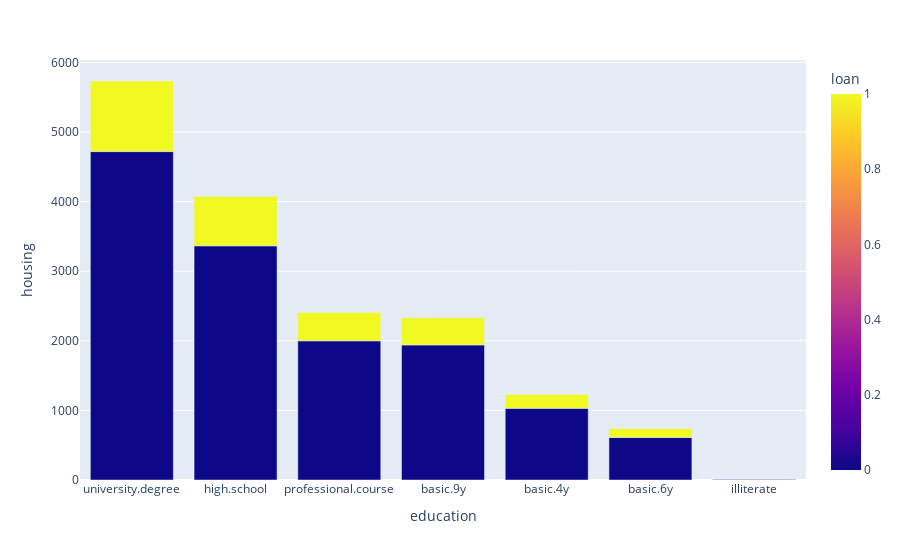

The notebook cell this image was saved under:
### Code cell
df_education.sort_values(by=['housing'],ascending=False, inplace=True)
fig = px.bar(df_education, x='education', y='housing', color='loan')
fig.show()

### Figure 1 — Plotly figure (JSON) as saved in the notebook; plotly's stock layout.template omitted (floating-point values rounded to 4 significant figures)
{"data": [{"alignmentgroup": "True", "hovertemplate": "education=%{x}<br>housing=%{y}<br>loan=%{marker.color}<extra></extra>", "legendgroup": "", "marker": {"color": [0, 0, 0, 0, 0, 1, 1, 0, 1, 1, 1, 1, 0], "coloraxis": "coloraxis"}, "name": "", "offsetgroup": "", "orientation": "v", "showlegend": false, "textposition": "auto", "type": "bar", "x": ["university.degree", "high.school", "professional.course", "basic.9y", "basic.4y", "university.degree", "high.school", "basic.6y", "professional.course", "basic.9y", "basic.4y", "basic.6y", "illiterate"], "xaxis": "x", "y": [4719, 3365, 2000, 1941, 1030, 1014, 709, 612, 407, 389, 198, 126, 6], "yaxis": "y"}], "layout": {"barmode": "relative", "coloraxis": {"colorbar": {"title": {"text": "loan"}}, "colorscale": [[0, "#0d0887"], [0.1111, "#46039f"], [0.2222, "#7201a8"], [0.3333, "#9c179e"], [0.4444, "#bd3786"], [0.5556, "#d8576b"], [0.6667, "#ed7953"], [0.7778, "#fb9f3a"], [0.8889, "#fdca26"], [1, "#f0f921"]]}, "legend": {"tracegroupgap": 0}, "margin": {"t": 60}, "xaxis": {"anchor": "y", "domain": [0, 1], "title": {"text": "education"}}, "yaxis": {"anchor": "x", "domain": [0, 1], "title": {"text": "housing"}}}}
